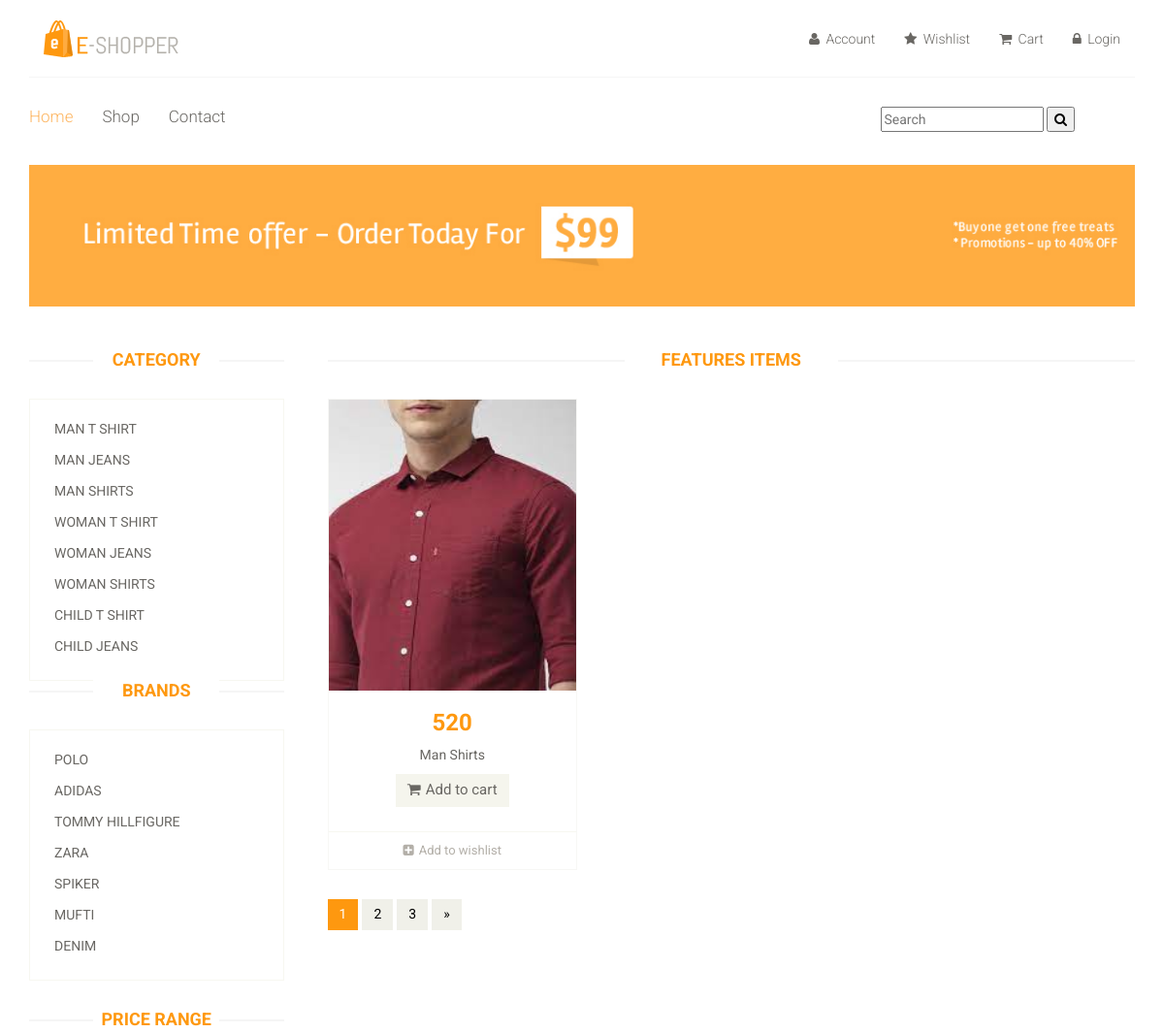
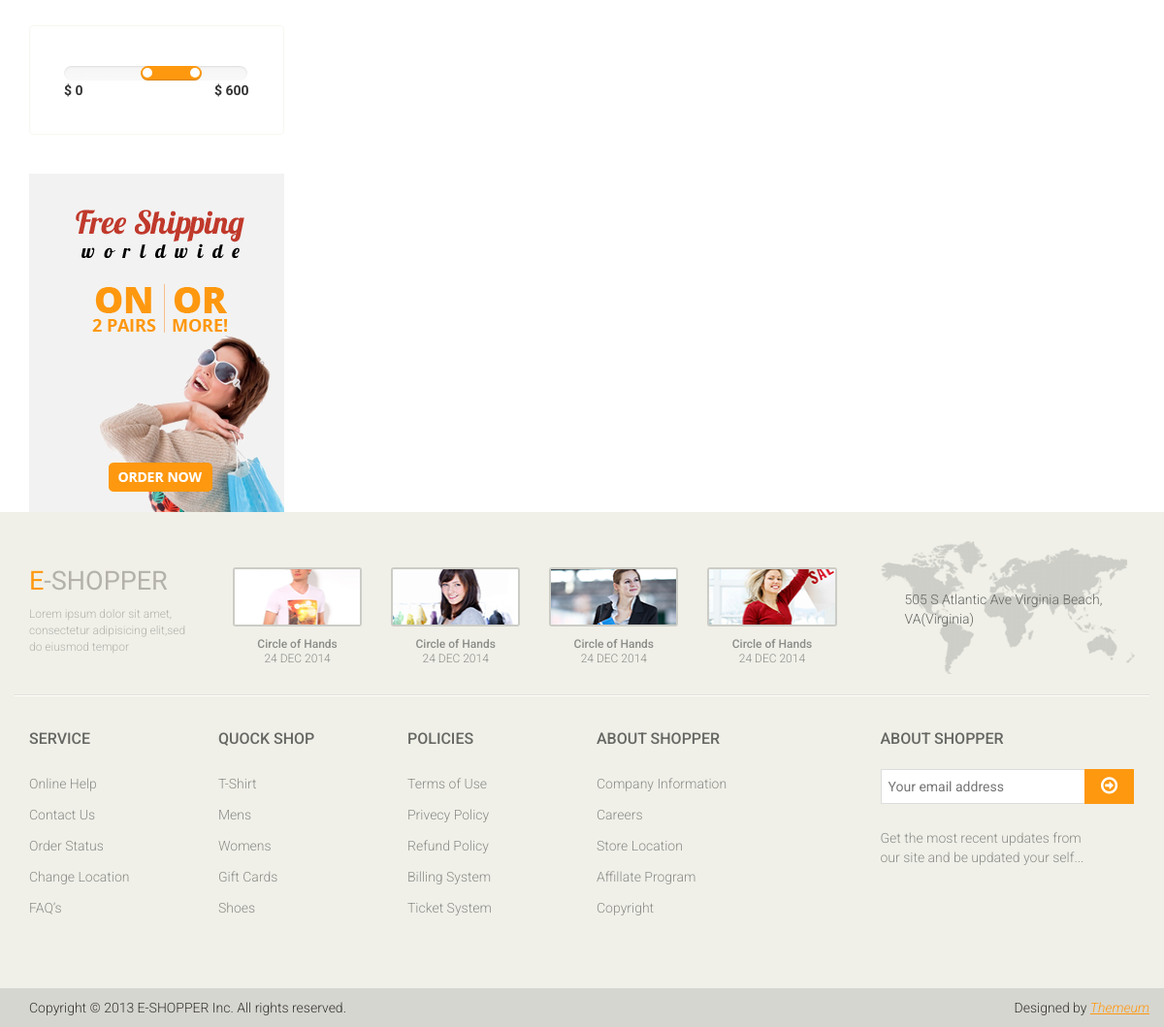
Page /shop/default/Polo/ on the committed database (2 pictures, top to bottom).
### mainApp/models.py (models this page shows, shortened)
class Category(models.Model):
    name=models.CharField(max_length=50)

class Brand(models.Model):
    name=models.CharField(max_length=50)

class Product(models.Model):
    stock=models.BooleanField(default=False)
    name=models.CharField(max_length=50)
    desc=models.TextField()
    category=models.ForeignKey(Category,
                               on_delete=models.CASCADE)
    brand=models.ForeignKey(Brand,
                            on_delete=models.CASCADE)
    seller=models.ForeignKey(Seller,on_delete=models.CASCADE)
    basePrice=models.IntegerField()
    discount=models.IntegerField(default=0,
                                 null=True,blank=True)
    finalPrice=models.IntegerField(default=0,
                                   null=True,blank=True)
    red=models.BooleanField(default=False,
                            blank=True,null=True)
    green = models.BooleanField(default=False,
                              blank=True, null=True)
    black = models.BooleanField(default=False,
                              blank=True, null=True)
    white = models.BooleanField(default=False,
                              blank=True, null=True)
    pink = models.BooleanField(default=False,
                              blank=True, null=True)
    xs = models.BooleanField(default=False,
                              blank=True, null=True)
    s = models.BooleanField(default=False,
                              blank=True, null=True)
    m = models.BooleanField(default=False,
                              blank=True, null=True)
    l = models.BooleanField(default=False,
                              blank=True, null=True)
    xl = models.BooleanField(default=False,
                            blank=True, null=True)
    img1=models.ImageField(upload_to='images/',default=None,
                           blank=True,null=True)
    img2=models.ImageField(upload_to='images/',default=None,
                           blank=True,null=True)
    img3=models.ImageField(upload_to='images/',default=None,
                           blank=True,null=True)
    img4=models.ImageField(upload_to='images/',default=None,
                           blank=True,null=True)
    img5=models.ImageField(upload_to='images/',default=None,
                           blank=True,null=True)
    date=models.DateTimeField(auto_now=True)

### mainApp/views.py (the view)
# urls.py: path('shop/<str:cat>/<str:br>/',views.shopDetails),
def shopDetails(request,cat,br):
    c=Category.objects.all()
    brand=Brand.objects.all()
    if(cat=="default" and br=="default"):
        p=Product.objects.all()
    elif(not cat=="default" and br=="default"):
        cobj=Category.objects.get(name=cat)
        p=Product.objects.filter(category=cobj)
    elif(cat=="default" and (not br=="default")):
        bobj=Brand.objects.get(name=br)
        p=Product.objects.filter(brand=bobj)
    else:
        cobj = Category.objects.get(name=cat)
        bobj = Brand.objects.get(name=br)
        p = Product.objects.filter(brand=bobj,category=cobj)
    return render(request,"shop.html",{
                            "Category":c,
                            "Brand":brand,
                            "Product":p,
                            "Cat":cat,
                            "Br":br})

### mainApp/templates/shop.html (shortened to what this page needs)
{% extends 'index.html' %}
{% load static %}
{% block body %}
	<section id="advertisement">
		<div class="container">
			<img src="{% static 'images/shop/advertisement.jpg' %}" alt="" />
		</div>
	</section>
	<section>
		<div class="container">
			<div class="row">
				<div class="col-sm-3">
					<div class="left-sidebar">
						<div class="brands_products">
							<h2>Category</h2>
							<div class="brands-name">
								<ul class="nav nav-pills nav-stacked">
									{% for i in Category %}
									<li><a href="/shop/{{i.name}}/{{Br}}/">{{i.name}}</a></li>
									{% endfor %}
								</ul>
							</div>
						</div>
						<div class="brands_products">
							<h2>Brands</h2>
							<div class="brands-name">
								<ul class="nav nav-pills nav-stacked">
									{% for i in Brand %}
									<li><a href="/shop/{{Cat}}/{{i.name}}/">{{i.name}}</a></li>
									{% endfor %}
								</ul>
							</div>
						</div>
						<div class="price-range">
							<h2>Price Range</h2>
							<div class="well">
								 <input type="text" class="span2" value="" data-slider-min="0" data-slider-max="600" data-slider-step="5" data-slider-value="[250,450]" id="sl2" ><br />
								 <b>$ 0</b> <b class="pull-right">$ 600</b>
							</div>
						</div>
						<div class="shipping text-center">
							<img src="{% static 'images/home/shipping.jpg' %}" alt="" />
						</div>
					</div>
				</div>
				<div class="col-sm-9 padding-right">
					<div class="features_items">
						<h2 class="title text-center">Features Items</h2>
						{% for i in Product %}
						<div class="col-sm-4">
							<div class="product-image-wrapper">
								<div class="single-products">
									<div class="productinfo text-center">
										<img src="{{i.img1.url}}" height="300px" alt="" />
										<h2>{{i.finalPrice}}</h2>
										<p>{{i.name}}</p>
										{% if i.stock %}
										<a href="/product/{{i.id}}/" class="btn btn-default add-to-cart"><i class="fa fa-shopping-cart"></i>Add to cart</a>
										{% else %}
										<a href="/product/{{i.id}}/" class="btn btn-default add-to-cart" style="pointer-events: none"><i class="fa fa-shopping-cart"></i>Out Of Stock</a>
										{% endif %}
									</div>
									<div class="product-overlay">
										<div class="overlay-content">
										</div>
									</div>
								</div>
								<div class="choose">
									<ul class="nav nav-pills nav-justified">
										<li><a href="/wishlist/{{i.id}}/"><i class="fa fa-plus-square"></i>Add to wishlist</a></li>
									</ul>
								</div>
							</div>
						</div>
						{% endfor %}
					</div>
						<ul class="pagination">
							<li class="active"><a href="">1</a></li>
							<li><a href="">2</a></li>
							<li><a href="">3</a></li>
							<li><a href="">&raquo;</a></li>
						</ul>
					</div>
				</div>
			</div>
	</section>
{% endblock %}

### mainApp/static/css/main.css (style rules this page uses)
body { font-family: 'Roboto', sans-serif; position: relative; font-weight: 400px; }
ul li { list-style: none; }
a { -webkit-transition: 300ms; transition: 300ms; }
h1, h2, h3, h4, h5, h6 { font-family: 'Roboto', sans-serif; }
.left-sidebar h2, .brands_products h2 { color: #FE980F; font-family: 'Roboto', sans-serif; font-size: 18px; font-weight: 700; margin: 0 auto 30px; text-align: center; text-transform: uppercase; position: relative; z-index: 3; }
.left-sidebar h2:after, h2.title:after { content: " "; position: absolute; border: 1px solid #f5f5f5; bottom: 8px; left: 0; width: 100%; height: 0; z-index: -2; }
.left-sidebar h2:before { content: " "; position: absolute; background: #fff; bottom: -6px; width: 130px; height: 30px; z-index: -1; left: 50%; margin-left: -65px; }
h2.title:before { content: " "; position: absolute; background: #fff; bottom: -6px; width: 220px; height: 30px; z-index: -1; left: 50%; margin-left: -110px; }
.brands-name { border: 1px solid #F7F7F0; padding-bottom: 20px; padding-top: 15px; }
.brands-name .nav-stacked li a { background-color: #FFFFFF; color: #696763; font-family: 'Roboto', sans-serif; font-size: 14px; padding: 5px 25px; text-decoration: none; text-transform: uppercase; }
.shipping { background-color: #F2F2F2; margin-top: 40px; overflow: hidden; padding-top: 20px; position: relative; }
.price-range { margin-top: 30px; }
.well { background-color: #FFFFFF; border: 1px solid #F7F7F0; border-radius: 4px; -webkit-box-shadow: none; box-shadow: none; margin-bottom: 20px; min-height: 20px; padding: 35px; }
.padding-right { padding-right: 0; }
.features_items { overflow: hidden; }
h2.title { color: #FE980F; font-family: 'Roboto', sans-serif; font-size: 18px; font-weight: 700; margin: 0 15px; text-transform: uppercase; margin-bottom: 30px; position: relative; }
.product-image-wrapper { border: 1px solid #F7F7F5; overflow: hidden; margin-bottom: 30px; }
.single-products { position: relative; }
.productinfo h2 { color: #FE980F; font-family: 'Roboto', sans-serif; font-size: 24px; font-weight: 700; }
.productinfo p { font-family: 'Roboto', sans-serif; font-size: 14px; font-weight: 400; color: #696763; }
.productinfo img { width: 100%; }
.productinfo { position: relative; }
.product-overlay { background: rgba(254, 152, 15, .8); top: 0; display: none; height: 0; position: absolute; -webkit-transition: height 500ms ease 0s; transition: height 500ms ease 0s; width: 100%; display: block; }
.product-overlay .overlay-content { bottom: 0; position: absolute; bottom: 0; text-align: center; width: 100%; }
.add-to-cart { background: #F5F5ED; border: 0 none; border-radius: 0; color: #696763; font-family: 'Roboto', sans-serif; font-size: 15px; margin-bottom: 25px; }
.add-to-cart i { margin-right: 5px; }
.choose { border-top: 1px solid #F7F7F0; }
.choose ul li a { color: #B3AFA8; font-family: 'Roboto', sans-serif; font-size: 13px; padding-left: 0; padding-right: 0; }
.choose ul li a i { margin-right: 5px; }
#advertisement { padding-bottom: 45px; }
#advertisement img { width: 100%; }
.pagination { display: inline-block; margin-bottom: 25px; margin-top: 0; padding-left: 15px; }
.pagination li:first-child a, .pagination li:first-child span { border-bottom-left-radius: 0; border-top-left-radius: 0; margin-left: 0; }
.pagination li:last-child a, .pagination li:last-child span { border-bottom-right-radius: 0; border-top-right-radius: 0; }
.pagination .active a, .pagination .active span, .pagination .active a:hover, .pagination .active span:hover, .pagination .active a:focus, .pagination .active span:focus { background-color: #FE980F; border-color: #FE980F; color: #FFFFFF; cursor: default; z-index: 2; }
.pagination li a, .pagination li span { background-color: #f0f0e9; border: 0; float: left; line-height: 1.42857; margin-left: -1px; padding: 6px 12px; position: relative; text-decoration: none; margin-right: 5px; color: #000; }

### rows in the picture
Category: name "MAN T SHIRT"
Category: name "MAN JEANS"
Category: name "MAN SHIRTS"
Category: name "WOMAN T SHIRT"
Category: name "WOMAN JEANS"
Category: name "WOMAN SHIRTS"
Category: name "CHILD T SHIRT"
Category: name "CHILD JEANS"
Brand: name "POLO"
Brand: name "ADIDAS"
Brand: name "TOMMY HILLFIGURE"
Brand: name "ZARA"
Brand: name "SPIKER"
Brand: name "MUFTI"
Brand: name "DENIM"
Product: img1 (picture), finalPrice "520", name "Man Shirts"
